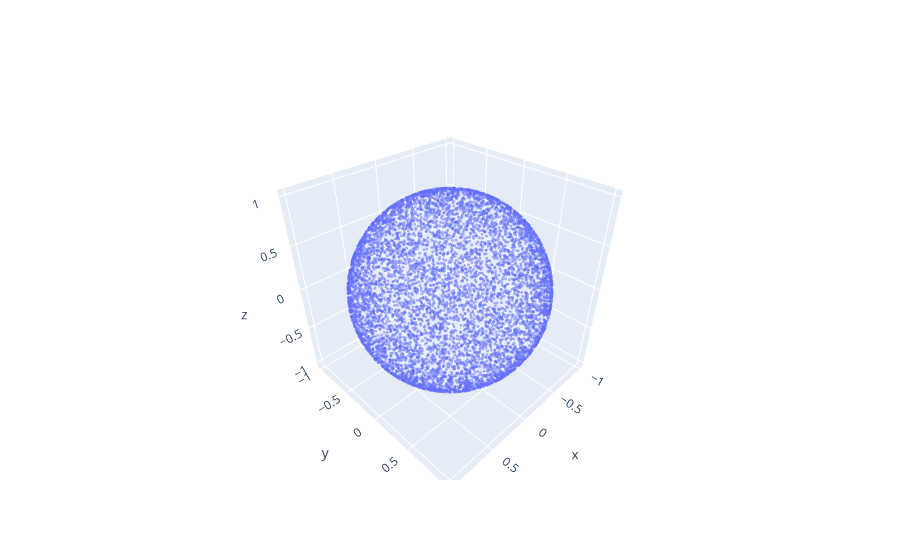

Here is the notebook cell this chart was saved with:
### Code cell
fig = go.Figure(data=[go.Scatter3d(
    x=xy_s[:,0],
    y=xy_s[:,1],
    z=z_s,
    mode='markers',
    marker=dict(
        size=1,
        # color=z,                # set color to an array/list of desired values
        # colorscale='Viridis',   # choose a colorscale
        opacity=0.5
    )
)])

# tight layout
# fig.update_layout(margin=dict(l=0, r=0, b=0, t=0))
fig.show()

### Figure 1 — Plotly figure (JSON) as saved in the notebook; plotly's stock layout.template omitted (floating-point values rounded to 4 significant figures; data arrays with more than 128 entries replaced by an {"elided": "..."} marker saying what was removed)
{"data": [{"marker": {"opacity": 0.5, "size": 1}, "mode": "markers", "type": "scatter3d", "x": {"elided": "7861 float values"}, "y": {"elided": "7861 float values"}, "z": {"elided": "7861 float values"}}], "layout": {}}
